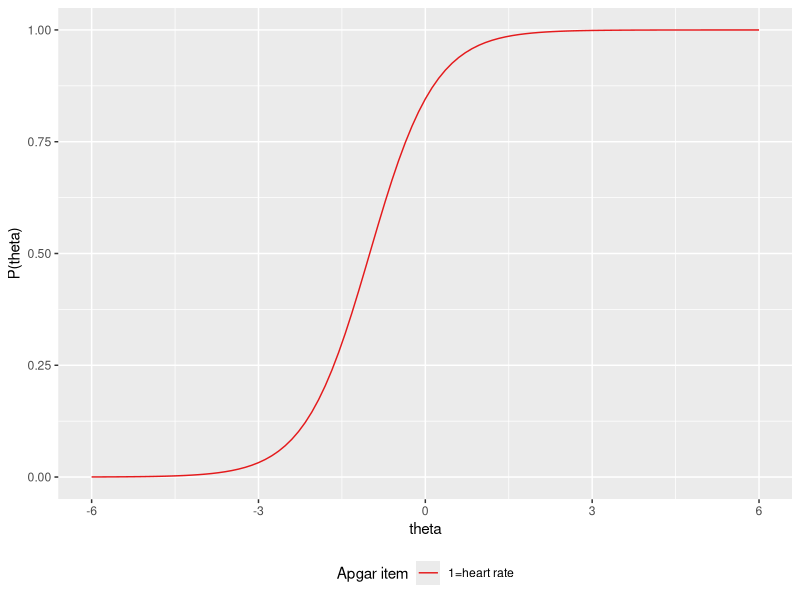
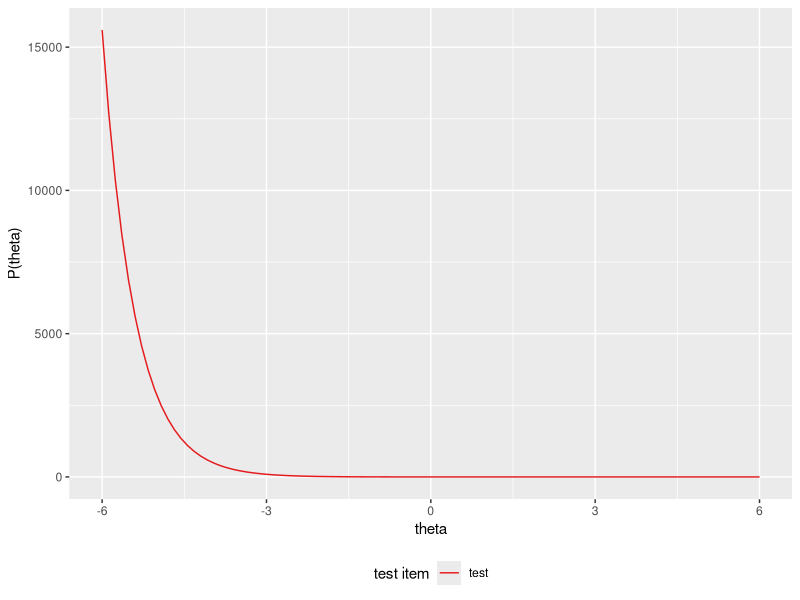

These charts were generated, in order, by the following R code:
logisticFun <- function(x, D, a, b){
  z <- D*a*(x-b)
  1 / (1 + exp(-1*z))
}

D <- 1.702

a <- c(1, 1, 1, 1, 1)

b1 <- c(-1, -.5, 0, .5, 1)

library(ggplot2)

icc <- ggplot(data.frame(x = c(-6, 6)), aes(x = x)) +
  stat_function(fun = logisticFun, args = list(D = D, a = a[[1]], b=b1[[1]]), aes(colour = "1=heart rate")) +
  
  scale_colour_manual("Apgar item", values = c("#e41a1c")) +
  theme(legend.position = "bottom") +
  scale_x_continuous(name = "theta") +
  scale_y_continuous(name = "P(theta)")

icc


gradedFun <- function(x, D, a, bu, bu1){

z1 <- -D*a*(x - bu1)
z <- -D*a*(x - bu)

(exp(z1) - exp(z)) / (1 + exp(z))*(1 + exp(z1)) 

}

D <- 1.702

a <- c(1, 1, 1, 1, 1)
bu <- c(-1, -.5, 0, .5, 1)
bu1 <- c(-.5, 0, .5, 1)

icc <- ggplot(data.frame(x = c(-6, 6)), aes(x = x)) +
  stat_function(fun = gradedFun, args = list(D = D, a = a[[1]], bu=bu[[1]], bu1 = bu1[[1]]), aes(colour = "test")) +
  
  scale_colour_manual("test item", values = c("#e41a1c")) +
  theme(legend.position = "bottom") +
  scale_x_continuous(name = "theta") +
  scale_y_continuous(name = "P(theta)")

icc
